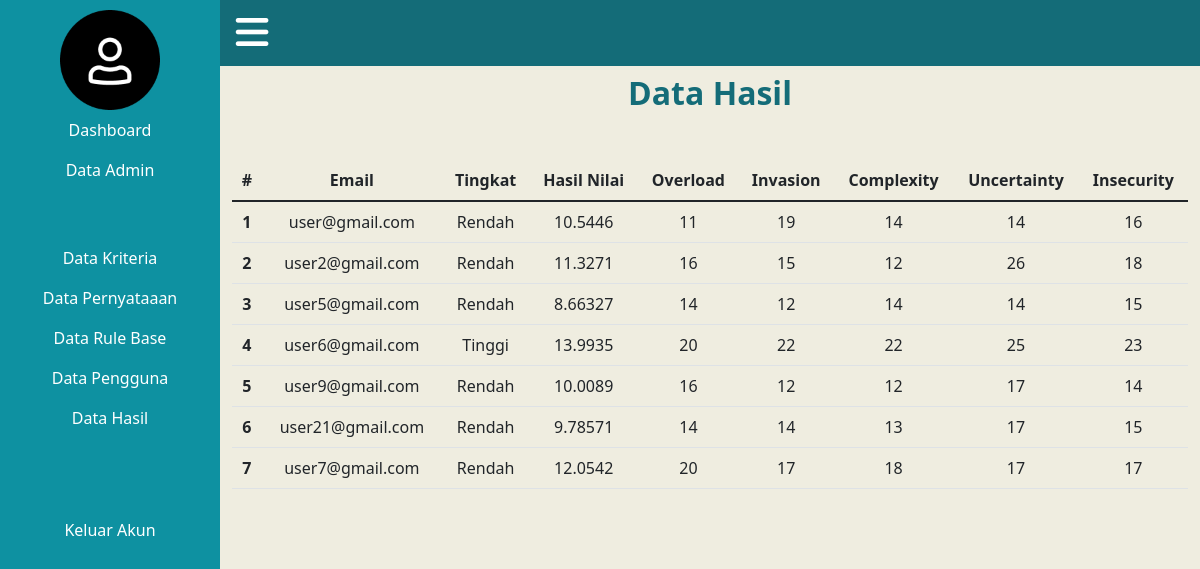
The app's page /dataHasil.php (signed in) with its own data.
### tables this page shows
CREATE TABLE `hasil` (
  `kode_hasil` int(11) NOT NULL,
  `id_pengguna` int(11) DEFAULT NULL,
  `tingkat` varchar(10) DEFAULT NULL,
  `angka` float DEFAULT NULL,
  `overload` int(11) DEFAULT NULL,
  `invasion` int(11) DEFAULT NULL,
  `complexity` int(11) DEFAULT NULL,
  `uncertainty` int(11) DEFAULT NULL,
  `insecurity` int(11) DEFAULT NULL
);

CREATE TABLE `pengguna` (
  `id_pengguna` int(11) NOT NULL,
  `email` varchar(100) NOT NULL,
  `pass` varchar(8) NOT NULL,
  `nama` varchar(30) NOT NULL,
  `tgl_lahir` date DEFAULT NULL,
  `tingkat_sekolah` char(3) DEFAULT NULL,
  `lama_mengajar` varchar(10) DEFAULT NULL
);

### inc/header.php (called while the page is built, shortened)
<?php
    include_once 'classes/User.php';
    include_once 'classes/Hasil.php';
    $hasil = new Hasil($db);
?>

### classes/Hasil.php (called while the page is built, shortened)
<?php
class Hasil{
    private $db_conn;
    public function __construct($db){
        $this->db_conn = $db;
    }
    public function showAll(){
        $query = "SELECT h.kode_hasil, p.email, h.tingkat, h.angka, h.overload, h.invasion,
                h.complexity, h.uncertainty, h.insecurity
                from hasil h join pengguna p on h.id_pengguna = p.id_pengguna
                order by h.kode_hasil asc";
        $stmt = $this->db_conn->prepare($query);
        $stmt->execute();
        return $stmt;
    }
}
?>

### dataHasil.php (the view, shortened to what this page needs)
<!DOCTYPE html>
<?php
  include 'inc/header.php';
?>
<html lang="en">
<head>
    <link href="https://www.cssscript.com/demo/sticky.css" rel="stylesheet" type="text/css">
    <link href="https://cdn.jsdelivr.net/npm/bootstrap@5.1.3/dist/css/bootstrap.min.css" rel="stylesheet">
    <link rel="stylesheet" href="css\style.css" />
</head>
<body>
    <?php
        include 'sidebarAdmin.php';
        $data = $hasil->showAll();
        $num = $data->rowCount();
    ?>
    <div class="my-container active-cont">
        <nav class="navbar top-navbar navbar-light bg">
            <div class="container-fluid">
                <a class="btn border-0" id="menu-btn"><i class="fa-solid fa-bars"></i></a>
            </div>
        </nav>
        <div class="container mt-2 mb-5">
            <div class="text-center">
                <h2 class="header">Data Hasil</h2>
            </div>
        </div>
        <div class="container text-center">
            <?php
                if($num>=0){
            ?>
            <table class="table">
                <thead>
                    <tr>
                        <th scope="col">#</th>
                        <th scope="col">Email</th>
                        <th scope="col">Tingkat</th>
                        <th scope="col">Hasil Nilai</th>
                        <th scope="col">Overload</th>
                        <th scope="col">Invasion</th>
                        <th scope="col">Complexity</th>
                        <th scope="col">Uncertainty</th>
                        <th scope="col">Insecurity</th>
                    </tr>
                </thead>
                <tbody>
                    <?php
                        while($row=$data->fetch(PDO::FETCH_ASSOC)){
                            extract($row);
                    ?>
                    <tr>
                        <th scope="row"><?php echo $row['kode_hasil']; ?></th>
                        <td><?php echo $row['email']; ?></td>
                        <td><?php echo $row['tingkat']; ?></td>
                        <td><?php echo $row['angka']; ?></td>
                        <td><?php echo $row['overload']; ?></td>
                        <td><?php echo $row['invasion']; ?></td>
                        <td><?php echo $row['complexity']; ?></td>
                        <td><?php echo $row['uncertainty']; ?></td>
                        <td><?php echo $row['insecurity']; ?></td>
                    </tr>
                    <?php
                        }
                    ?>
                </tbody>
            </table>
            <?php
                }else{
                 echo "<h1>Data Tidak Ada</h1>";
                }
            ?>
        </div>
    </div>
</body>
</html>

### css/style.css (style rules this page uses)
* { box-sizing: border-box; }
body { background-color: #EFEDE0; }
nav { background-color: #0E91A1; }
nav a { color: white !important; }
.header { color: #146C78; font-style: normal; font-weight: 700; }
.btn { width: 100px; height: 50px; background: #7DCE94; border-radius: 8px; font-size: 20px; }
.container { margin-top: 6px; margin-bottom: 5px; }
.my-container { transition:.4s; }
.active-cont { margin-left:220px; }
#menu-btn { background-color:transparent; color: white; margin-left:-30px !important; }
.bg { background-color: #146C78; }
.fa-solid, .fas { font-size: 28pt !important; }

### records on screen
hasil: kode_hasil "1", id_pengguna.email "user@gmail.com", tingkat "Rendah", angka "10.5446", overload "11", invasion "19", complexity "14", uncertainty "14", insecurity "16"
hasil: kode_hasil "2", id_pengguna.email "user2@gmail.com", tingkat "Rendah", angka "11.3271", overload "16", invasion "15", complexity "12", uncertainty "26", insecurity "18"
hasil: kode_hasil "3", id_pengguna.email "user5@gmail.com", tingkat "Rendah", angka "8.66327", overload "14", invasion "12", complexity "14", uncertainty "14", insecurity "15"
hasil: kode_hasil "4", id_pengguna.email "user6@gmail.com", tingkat "Tinggi", angka "13.9935", overload "20", invasion "22", complexity "22", uncertainty "25", insecurity "23"
hasil: kode_hasil "5", id_pengguna.email "user9@gmail.com", tingkat "Rendah", angka "10.0089", overload "16", invasion "12", complexity "12", uncertainty "17", insecurity "14"
hasil: kode_hasil "6", id_pengguna.email "user21@gmail.com", tingkat "Rendah", angka "9.78571", overload "14", invasion "14", complexity "13", uncertainty "17", insecurity "15"
hasil: kode_hasil "7", id_pengguna.email "user7@gmail.com", tingkat "Rendah", angka "12.0542", overload "20", invasion "17", complexity "18", uncertainty "17", insecurity "17"
